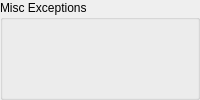
            <widget class="QGroupBox" name="groupBox_14" >
             <property name="title" >
              <string>Misc Exceptions</string>
             </property>
             <property name="lineWidth" stdset="0" >
              <number>1</number>
             </property>
             <layout class="QGridLayout" >
              <property name="margin" >
               <number>9</number>
              </property>
              <property name="spacing" >
               <number>9</number>
              </property>

              <item row="0" column="0">
               <widget class="MdtGui::LabeledCheckbox" name="C_ILL_OPCODE_EXCEPTION" >
                <property name="TclProc" >
                  <string>gui_ill_opcode_exception</string>
                </property>
                <property name="Label" >
                 <string>Enable Illegal Instruction Exception</string>
                </property>
                <property name="LabelTooltip" >
                 <string>&lt;qt>Enable the illegal instruction exception.  This causes an exception if the major opcode is invalid.  The user must provide their own exception handler.&lt;/qt></string>
                </property>
                <property name="Key" >
                 <string>C_ILL_OPCODE_EXCEPTION</string>
                </property>
               </widget>
              </item>
              <item row="1" column="0">
               <widget class="MdtGui::LabeledCheckbox" name="C_OPCODE_0X0_ILLEGAL" >
                <property name="TclProc" >
                  <string>gui_opcode_0x0_illegal</string>
                </property>
                <property name="enabled" >
                 <bool>false</bool>
                </property>
                <property name="Label" >
                 <string>&lt;qt>Generate Illegal Instruction Exception for NULL Instruction&lt;/qt></string>
                </property>
                <property name="LabelTooltip" >
                 <string>&lt;qt>The NULL instruction code (=0x00000000) is never generated by the MicroBlaze compiler or used in EDK libraries. It can only exist legally if it has been hand assembled by the user. Executing a NULL instruction will normally mean that the processor has jumped outside the initialized instruction memory. If C_ILL_OPCODE_EXCEPTION and C_OPCODE_0x0_ILLEGAL are both set this condition will be trapped by MicroBlaze, otherwise it is treated as a NOP.&lt;/qt></string>
                </property>
                <property name="Key" >
                 <string>C_OPCODE_0X0_ILLEGAL</string>
                </property>
               </widget>
              </item>
              <item row="2" column="0">
               <widget class="MdtGui::LabeledCheckbox" name="C_USE_STACK_PROTECTION" >
                <property name="TclProc" >
                  <string>gui_use_stack_protection</string>
                </property>
                <property name="enabled" >
                 <bool>true</bool>
                </property>
                <property name="Label" >
                 <string>&lt;qt>Enable stack protection&lt;/qt></string>
                </property>
                <property name="LabelTooltip" >
                 <string>&lt;qt>When stack protection is enabled, all memory accesses using the stack pointer (R1) are checked to ensure they are within the limits set by the Stack Low Register (SLR) and Stack High Register (SHR). If the check fails, and exceptions are enabled, a Stack Protection Violation exception occurs. The Xilinx Microprocessor Debugger (XMD) also reports if the check fails.&lt;br>&lt;br>Note that stack protection is not available when the Memory Management Unit (MMU) is enabled.&lt;/qt></string>
                </property>
                <property name="Key" >
                 <string>C_USE_STACK_PROTECTION</string>
                </property>
               </widget>
              </item>
              <item row="0" column="1">
               <widget class="MdtGui::LabeledCheckbox" name="C_UNALIGNED_EXCEPTIONS" >
                <property name="TclProc" >
                  <string>gui_unaligned_exception</string>
                </property>
                <property name="Label" >
                 <string>Enable Unaligned Data Exception</string>
                </property>
                <property name="LabelTooltip" >
                 <string>&lt;qt>Enable exception handling for unaligned data accesses.  If this parameter is enabled the tools will automatically insert software to handle unaligned accesses.&lt;/qt></string>
                </property>
                <property name="Key" >
                 <string>C_UNALIGNED_EXCEPTIONS</string>
                </property>
               </widget>
              </item>
              <item row="1" column="1">
               <widget class="MdtGui::LabeledCheckbox" name="C_FSL_EXCEPTION" >
                <property name="TclProc" >
                  <string>gui_fsl_exception</string>
                </property>
                <property name="enabled" >
                 <bool>false</bool>
                </property>
                <property name="Label" >
                 <string>Enable Stream Exception</string>
                </property>
                <property name="LabelTooltip" >
                 <string>&lt;qt>Enable stream exception handling for Fast Simplex Link (FSL) or Advanced eXtensible Interface (AXI) read accesses.&lt;br>&lt;br>Additional stream instructions must be enabled above to use stream exception handling.&lt;/qt></string>
                </property>
                <property name="Key" >
                 <string>C_FSL_EXCEPTION</string>
                </property>
               </widget>
              </item>
              <item row="4" column="0">
               <spacer>
                <property name="orientation" >
                 <enum>Qt::Vertical</enum>
                </property>
                <property name="sizeType" >
                 <enum>QSizePolicy::Expanding</enum>
                </property>
                <property name="sizeHint" >
                 <size>
                  <width>10</width>
                  <height>10</height>
                 </size>
                </property>
               </spacer>
              </item>
             </layout>
            </widget>
